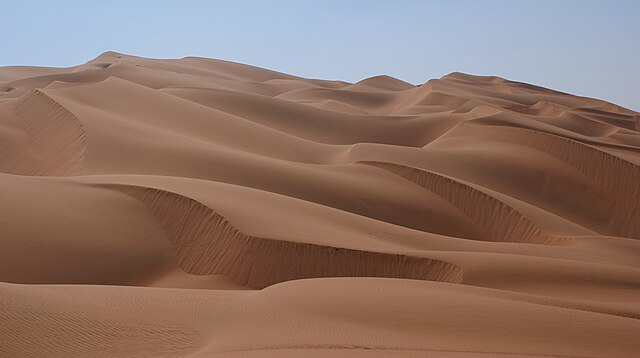
#> input picture 지능화 캡스톤 프로젝트/3주차/desert.JPG, 640 x 358 px, found by its file name; its folder holds 5 pictures in this run
$ python ex14_opencv_filtering.py
#> lines starting #> are read from the running program, lines starting #| are printed output that depends on the picture
import cv2
import numpy as np


# 2D 필터 적용 함수
def apply_filter(image, kernel, filter_name):
    filtered_image = cv2.filter2D(image, -1, kernel)
    cv2.imshow(f"{filter_name}", filtered_image)
    cv2.imwrite(f"{filter_name}.jpg", filtered_image) # 필터 적용된 결과 저장

    return filtered_image

# 1. 평균 값 필터(3x3)
average_filter = np.ones((3, 3), np.float32) / 9.0
# 2. 샤프닝 필터(3x3)
sharpening_filter = np.array([[0,-1, 0],
                            [-1, 5,-1],
                            [0,-1, 0]], np.float32)
# 3. 라플라시안 필터(3x3)
laplacian_filter = np.array([[0, 1, 0],
                            [1,-4, 1],
                            [0, 1, 0]], np.float32)


image = cv2.imread('desert.jpg', cv2.IMREAD_COLOR)
#> image is the input picture: shape (358, 640, 3); mean B, G, R 103.7, 115, 141

apply_filter(image, average_filter,"Average Filter") # 평균 값 필터 적용
apply_filter(image, sharpening_filter,"Sharpening Filter") # 샤프닝 필터 적용
#> call 2 of apply_filter, with kernel = array of shape (3, 3), filter_name = 'Sharpening Filter'
#> in apply_filter (call 2), `filtered_image = cv2.filter2D(image, -1, kernel)`:
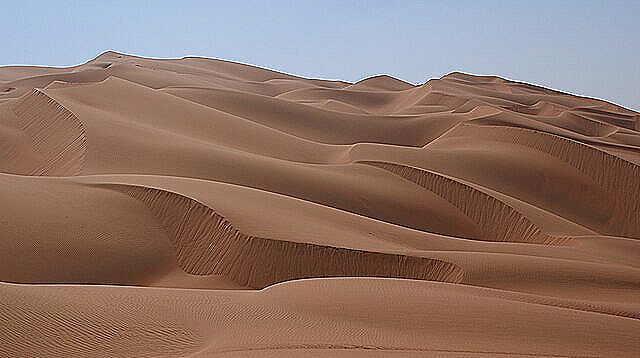
#> filtered_image: shape (358, 640, 3); mean B, G, R 103.8, 115, 140.9
apply_filter(image, laplacian_filter,"Laplacian Filter") # 라플라시안 필터 적용
#> call 3 of apply_filter, with kernel = array of shape (3, 3), filter_name = 'Laplacian Filter'
#> in apply_filter (call 3), `filtered_image = cv2.filter2D(image, -1, kernel)`:
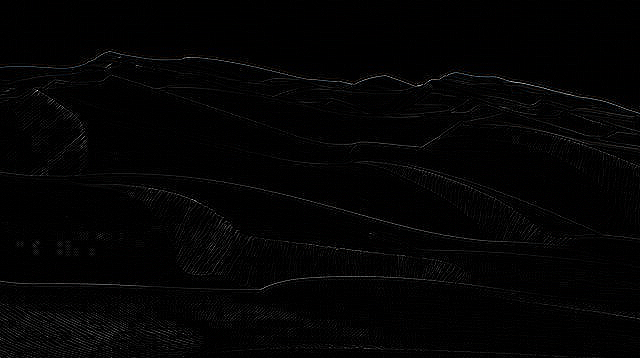
#> filtered_image: shape (358, 640, 3); mean B, G, R 3.5, 3.5, 3.5

# 종료 처리
cv2.waitKey(0)
cv2.destroyAllWindows()
